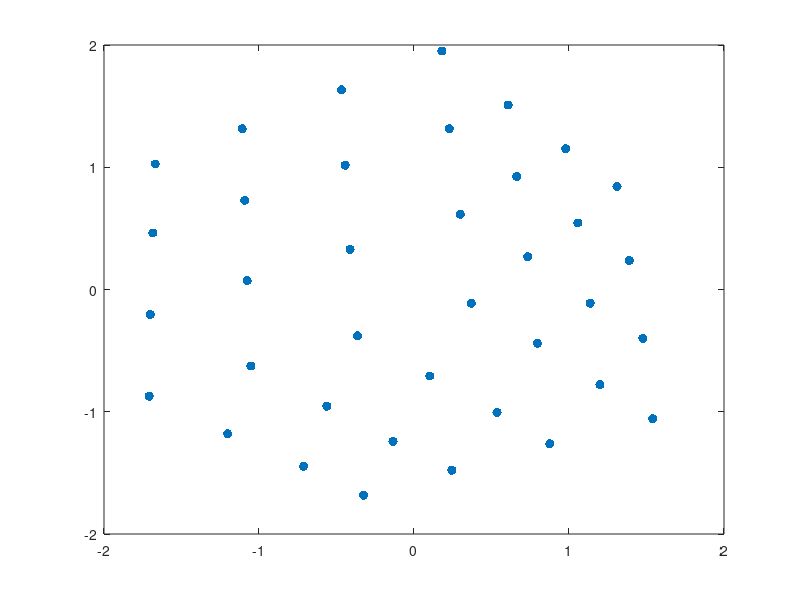
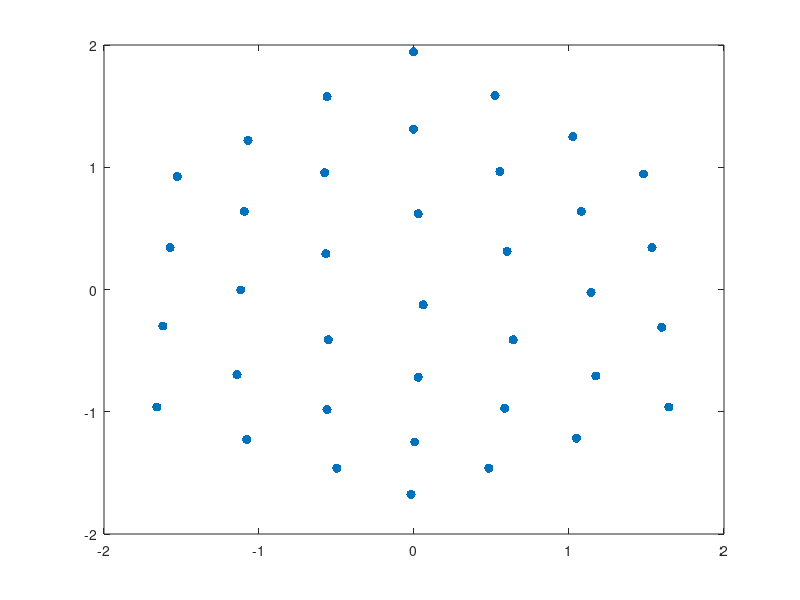

These charts were generated, in order, by the following MATLAB code: (Note: this script raises an error after producing the figures.)
clear
close all;
load('compEx3data.mat');

std1 = std (x {1 }(1:2 ,:) ,0 ,2);

s1 = (std1(1) + std1(end))/2;
s1 = 1 /s1;

x1mean = mean (x {1 }(1:2 ,:) ,2);
x2mean = mean (x {2 }(1:2 ,:) ,2);

std2 = std (x {2 }(1:2 ,:) ,0 ,2);

s2 = (std2(1) + std2(end))/2;
s2 = 1 /s2;



N1 = [s1, 0, -s1*x1mean(1); 0 s1 -s1*x1mean(2); 0 0 1];
N2 = [s2, 0, -s2(1)*x2mean(1); 0 s2 -s2*x2mean(2); 0 0 1];




%Xmean = mean (Xmodel(1:2 ,:) ,2);
%Xstd = (Xstd(1) + Xstd(end))/2;
%Xstd = 1/Xstd;
%NX = [Xstd, 0, -Xstd*Xmean(1); 0 Xstd -Xstd*Xmean(2); 0 0 1];

X = [Xmodel; ones(1,37)];






x1 = N1 * x{1};
x2 = N2 * x{2};
%bigX = N1*Xmodel;



figure;
plot (x1 (1 ,:) , x1 (2 ,:) , '. ', 'Markersize' ,20)
figure;
plot (x2 (1 ,:) , x2 (2 ,:) , '. ', 'Markersize' ,20)



P1 = dltsolve(X, x1);
x1 = P1 * X;
x1 = N1\x1;

pflat(x1);
%P2 = dltsolve(X, x2);
%P2 = inv(N2) * P2;
figure; 


im = imread ('cube1.jpg');   
hold on;
imagesc ( im );


plot (x1(1 ,:) , x1 (2 ,:),'. ', 'Markersize' ,20);
hold off;

figure;
im2 = imread ('cube2.jpg');
hold on;
imagesc ( im2 );
xx = P2*X;
plot (xx (1 ,:) , xx (2 ,:) , '. ' , 'MarkerSize', 20)



figure;
hold on;
plot3([Xmodel(1,startind);Xmodel(1,endind)],...
[Xmodel(2,startind);Xmodel(2,endind)],...
[Xmodel(3,startind);Xmodel(3,endind)] , 'b -' );
P1pos = pflat(null(P1));
p1dir=P1(3 ,1:3)/norm( P1(3 ,1:3));
plot3 (P1pos (1 ,:) ,P1pos (2 ,:) , P1pos (3 ,:) , '. ', 'Markersize',20);
quiver3 (P1pos(1) , P1pos(2) , P1pos(3) , p1dir(1) , p1dir(2) , p1dir(3) , 5); 
hold off;

%rq(P1);


